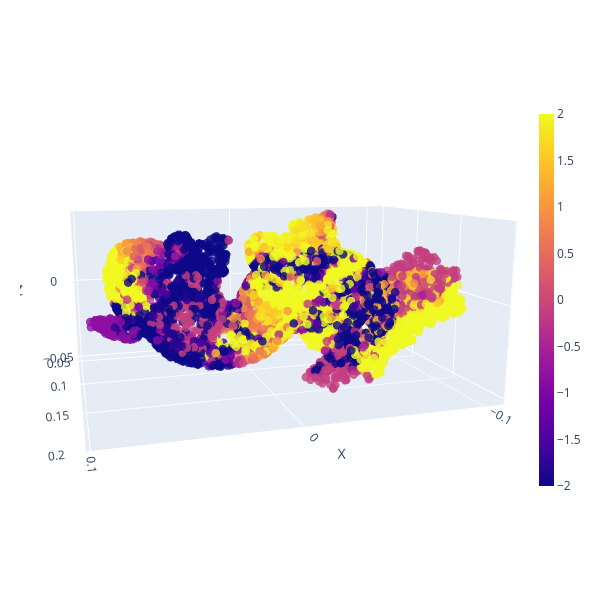

The notebook cell saved with this chart:
### Code cell
fig = go.Figure(data=[go.Scatter3d(
                            x=x_test[:,0],
                            y=x_test[:,1],
                            z=x_test[:,2], 
                            mode='markers', 
                            marker=dict(size=5, color=f, colorscale='plasma',opacity=0.8,
                                        cmin= np.min(y_test),
                                        cmax= np.max(y_test),
                                       showscale=True,  # This adds the colorbar
                                      colorbar=dict(thickness=15,
                                                    len=0.7)) 
                        )])

fig.update_layout(
    scene=dict(xaxis_title='X', yaxis_title='Y', zaxis_title='Z',camera=dict(eye=dict(x=0.75, y=2.5, z=0.5)) ),
    width=600, height=600, margin=dict(r=30, b=20, l=20, t=20) )
fig.show()

### Figure 1 — Plotly figure (JSON) as saved in the notebook; plotly's stock layout.template omitted (floating-point values rounded to 4 significant figures; data arrays with more than 128 entries replaced by an {"elided": "..."} marker saying what was removed)
{"data": [{"marker": {"cmax": 2.0, "cmin": -2.0, "color": {"elided": "5000 float values"}, "colorbar": {"len": 0.7, "thickness": 15}, "colorscale": [[0, "#0d0887"], [0.1111, "#46039f"], [0.2222, "#7201a8"], [0.3333, "#9c179e"], [0.4444, "#bd3786"], [0.5556, "#d8576b"], [0.6667, "#ed7953"], [0.7778, "#fb9f3a"], [0.8889, "#fdca26"], [1, "#f0f921"]], "opacity": 0.8, "showscale": true, "size": 5}, "mode": "markers", "type": "scatter3d", "x": {"elided": "5000 float values"}, "y": {"elided": "5000 float values"}, "z": {"elided": "5000 float values"}}], "layout": {"height": 600, "margin": {"b": 20, "l": 20, "r": 30, "t": 20}, "scene": {"camera": {"eye": {"x": 0.75, "y": 2.5, "z": 0.5}}, "xaxis": {"title": {"text": "X"}}, "yaxis": {"title": {"text": "Y"}}, "zaxis": {"title": {"text": "Z"}}}, "width": 600}}
